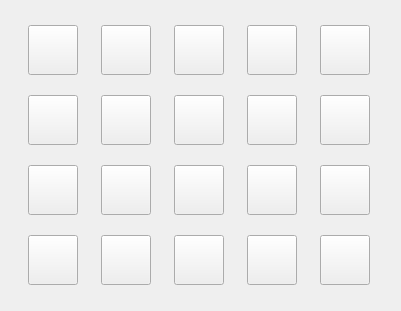
   <widget class="QWidget" name="gridLayoutWidget_2">
    <property name="geometry">
     <rect>
      <x>1250</x>
      <y>390</y>
      <width>401</width>
      <height>311</height>
     </rect>
    </property>
    <layout class="QGridLayout" name="gridLayout_2">
     <item row="0" column="2">
      <widget class="QPushButton" name="red_6">
       <property name="enabled">
        <bool>true</bool>
       </property>
       <property name="sizePolicy">
        <sizepolicy hsizetype="Fixed" vsizetype="Fixed">
         <horstretch>0</horstretch>
         <verstretch>0</verstretch>
        </sizepolicy>
       </property>
       <property name="minimumSize">
        <size>
         <width>50</width>
         <height>50</height>
        </size>
       </property>
       <property name="baseSize">
        <size>
         <width>100</width>
         <height>100</height>
        </size>
       </property>
       <property name="styleSheet">
        <string notr="true">#red_3 {
background-color: transparent;
border-image: url(:red.png);
background: none;
border: none;
background-repeat: none;
}</string>
       </property>
       <property name="text">
        <string/>
       </property>
       <property name="iconSize">
        <size>
         <width>12</width>
         <height>12</height>
        </size>
       </property>
      </widget>
     </item>
     <item row="0" column="0">
      <widget class="QPushButton" name="red_7">
       <property name="enabled">
        <bool>true</bool>
       </property>
       <property name="sizePolicy">
        <sizepolicy hsizetype="Fixed" vsizetype="Fixed">
         <horstretch>0</horstretch>
         <verstretch>0</verstretch>
        </sizepolicy>
       </property>
       <property name="minimumSize">
        <size>
         <width>50</width>
         <height>50</height>
        </size>
       </property>
       <property name="baseSize">
        <size>
         <width>100</width>
         <height>100</height>
        </size>
       </property>
       <property name="styleSheet">
        <string notr="true">#red {
background-color: transparent;
border-image: url(:red.png);
background: none;
border: none;
background-repeat: none;
}</string>
       </property>
       <property name="text">
        <string/>
       </property>
       <property name="iconSize">
        <size>
         <width>12</width>
         <height>12</height>
        </size>
       </property>
      </widget>
     </item>
     <item row="2" column="3">
      <widget class="QPushButton" name="green_6">
       <property name="enabled">
        <bool>true</bool>
       </property>
       <property name="sizePolicy">
        <sizepolicy hsizetype="Fixed" vsizetype="Fixed">
         <horstretch>0</horstretch>
         <verstretch>0</verstretch>
        </sizepolicy>
       </property>
       <property name="minimumSize">
        <size>
         <width>50</width>
         <height>50</height>
        </size>
       </property>
       <property name="baseSize">
        <size>
         <width>100</width>
         <height>100</height>
        </size>
       </property>
       <property name="styleSheet">
        <string notr="true">#green_4 {
background-color: transparent;
border-image: url(:green.png);
background: none;
border: none;
background-repeat: none;
}</string>
       </property>
       <property name="text">
        <string/>
       </property>
       <property name="iconSize">
        <size>
         <width>12</width>
         <height>12</height>
        </size>
       </property>
      </widget>
     </item>
     <item row="1" column="0">
      <widget class="QPushButton" name="orange_6">
       <property name="enabled">
        <bool>true</bool>
       </property>
       <property name="sizePolicy">
        <sizepolicy hsizetype="Fixed" vsizetype="Fixed">
         <horstretch>0</horstretch>
         <verstretch>0</verstretch>
        </sizepolicy>
       </property>
       <property name="minimumSize">
        <size>
         <width>50</width>
         <height>50</height>
        </size>
       </property>
       <property name="baseSize">
        <size>
         <width>100</width>
         <height>100</height>
        </size>
       </property>
       <property name="styleSheet">
        <string notr="true">#orange {
background-color: transparent;
border-image: url(:orange.png);
background: none;
border: none;
background-repeat: none;
}</string>
       </property>
       <property name="text">
        <string/>
       </property>
       <property name="iconSize">
        <size>
         <width>12</width>
         <height>12</height>
        </size>
       </property>
      </widget>
     </item>
     <item row="2" column="0">
      <widget class="QPushButton" name="green_7">
       <property name="enabled">
        <bool>true</bool>
       </property>
       <property name="sizePolicy">
        <sizepolicy hsizetype="Fixed" vsizetype="Fixed">
         <horstretch>0</horstretch>
         <verstretch>0</verstretch>
        </sizepolicy>
       </property>
       <property name="minimumSize">
        <size>
         <width>50</width>
         <height>50</height>
        </size>
       </property>
       <property name="baseSize">
        <size>
         <width>100</width>
         <height>100</height>
        </size>
       </property>
       <property name="styleSheet">
        <string notr="true">#green {
background-color: transparent;
border-image: url(:green.png);
background: none;
border: none;
background-repeat: none;
}</string>
       </property>
       <property name="text">
        <string/>
       </property>
       <property name="iconSize">
        <size>
         <width>12</width>
         <height>12</height>
        </size>
       </property>
      </widget>
     </item>
     <item row="1" column="1">
      <widget class="QPushButton" name="orange_7">
       <property name="enabled">
        <bool>true</bool>
       </property>
       <property name="sizePolicy">
        <sizepolicy hsizetype="Fixed" vsizetype="Fixed">
         <horstretch>0</horstretch>
         <verstretch>0</verstretch>
        </sizepolicy>
       </property>
       <property name="minimumSize">
        <size>
         <width>50</width>
         <height>50</height>
        </size>
       </property>
       <property name="baseSize">
        <size>
         <width>100</width>
         <height>100</height>
        </size>
       </property>
       <property name="styleSheet">
        <string notr="true">#orange_2 {
background-color: transparent;
border-image: url(:orange.png);
background: none;
border: none;
background-repeat: none;
}</string>
       </property>
       <property name="text">
        <string/>
       </property>
       <property name="iconSize">
        <size>
         <width>12</width>
         <height>12</height>
        </size>
       </property>
      </widget>
     </item>
     <item row="2" column="4">
      <widget class="QPushButton" name="green_8">
       <property name="enabled">
        <bool>true</bool>
       </property>
       <property name="sizePolicy">
        <sizepolicy hsizetype="Fixed" vsizetype="Fixed">
         <horstretch>0</horstretch>
         <verstretch>0</verstretch>
        </sizepolicy>
       </property>
       <property name="minimumSize">
        <size>
         <width>50</width>
         <height>50</height>
        </size>
       </property>
       <property name="baseSize">
        <size>
         <width>100</width>
         <height>100</height>
        </size>
       </property>
       <property name="styleSheet">
        <string notr="true">#green_5{
background-color: transparent;
border-image: url(:green.png);
background: none;
border: none;
background-repeat: none;
}</string>
       </property>
       <property name="text">
        <string/>
       </property>
       <property name="iconSize">
        <size>
         <width>12</width>
         <height>12</height>
        </size>
       </property>
      </widget>
     </item>
     <item row="1" column="3">
      <widget class="QPushButton" name="orange_8">
       <property name="enabled">
        <bool>true</bool>
       </property>
       <property name="sizePolicy">
        <sizepolicy hsizetype="Fixed" vsizetype="Fixed">
         <horstretch>0</horstretch>
         <verstretch>0</verstretch>
        </sizepolicy>
       </property>
       <property name="minimumSize">
        <size>
         <width>50</width>
         <height>50</height>
        </size>
       </property>
       <property name="baseSize">
        <size>
         <width>100</width>
         <height>100</height>
        </size>
       </property>
       <property name="styleSheet">
        <string notr="true">#orange_4 {
background-color: transparent;
border-image: url(:orange.png);
background: none;
border: none;
background-repeat: none;
}</string>
       </property>
       <property name="text">
        <string/>
       </property>
       <property name="iconSize">
        <size>
         <width>12</width>
         <height>12</height>
        </size>
       </property>
      </widget>
     </item>
     <item row="1" column="4">
      <widget class="QPushButton" name="orange_9">
       <property name="enabled">
        <bool>true</bool>
       </property>
       <property name="sizePolicy">
        <sizepolicy hsizetype="Fixed" vsizetype="Fixed">
         <horstretch>0</horstretch>
         <verstretch>0</verstretch>
        </sizepolicy>
       </property>
       <property name="minimumSize">
        <size>
         <width>50</width>
         <height>50</height>
        </size>
       </property>
       <property name="baseSize">
        <size>
         <width>100</width>
         <height>100</height>
        </size>
       </property>
       <property name="styleSheet">
        <string notr="true">#orange_5 {
background-color: transparent;
border-image: url(:orange.png);
background: none;
border: none;
background-repeat: none;
}</string>
       </property>
       <property name="text">
        <string/>
       </property>
       <property name="iconSize">
        <size>
         <width>12</width>
         <height>12</height>
        </size>
       </property>
      </widget>
     </item>
     <item row="0" column="1">
      <widget class="QPushButton" name="red_8">
       <property name="enabled">
        <bool>true</bool>
       </property>
       <property name="sizePolicy">
        <sizepolicy hsizetype="Fixed" vsizetype="Fixed">
         <horstretch>0</horstretch>
         <verstretch>0</verstretch>
        </sizepolicy>
       </property>
       <property name="minimumSize">
        <size>
         <width>50</width>
         <height>50</height>
        </size>
       </property>
       <property name="baseSize">
        <size>
         <width>100</width>
         <height>100</height>
        </size>
       </property>
       <property name="styleSheet">
        <string notr="true">#red_2{
background-color: transparent;
border-image: url(:red.png);
background: none;
border: none;
background-repeat: none;
}</string>
       </property>
       <property name="text">
        <string/>
       </property>
       <property name="iconSize">
        <size>
         <width>12</width>
         <height>12</height>
        </size>
       </property>
      </widget>
     </item>
     <item row="0" column="3">
      <widget class="QPushButton" name="red_9">
       <property name="enabled">
        <bool>true</bool>
       </property>
       <property name="sizePolicy">
        <sizepolicy hsizetype="Fixed" vsizetype="Fixed">
         <horstretch>0</horstretch>
         <verstretch>0</verstretch>
        </sizepolicy>
       </property>
       <property name="minimumSize">
        <size>
         <width>50</width>
         <height>50</height>
        </size>
       </property>
       <property name="baseSize">
        <size>
         <width>100</width>
         <height>100</height>
        </size>
       </property>
       <property name="styleSheet">
        <string notr="true">#red_4 {
background-color: transparent;
border-image: url(:red.png);
background: none;
border: none;
background-repeat: none;
}</string>
       </property>
       <property name="text">
        <string/>
       </property>
       <property name="iconSize">
        <size>
         <width>12</width>
         <height>12</height>
        </size>
       </property>
      </widget>
     </item>
     <item row="2" column="1">
      <widget class="QPushButton" name="green_9">
       <property name="enabled">
        <bool>true</bool>
       </property>
       <property name="sizePolicy">
        <sizepolicy hsizetype="Fixed" vsizetype="Fixed">
         <horstretch>0</horstretch>
         <verstretch>0</verstretch>
        </sizepolicy>
       </property>
       <property name="minimumSize">
        <size>
         <width>50</width>
         <height>50</height>
        </size>
       </property>
       <property name="baseSize">
        <size>
         <width>100</width>
         <height>100</height>
        </size>
       </property>
       <property name="styleSheet">
        <string notr="true">#green_2 {
background-color: transparent;
border-image: url(:green.png);
background: none;
border: none;
background-repeat: none;
}</string>
       </property>
       <property name="text">
        <string/>
       </property>
       <property name="iconSize">
        <size>
         <width>12</width>
         <height>12</height>
        </size>
       </property>
      </widget>
     </item>
     <item row="2" column="2">
      <widget class="QPushButton" name="green_10">
       <property name="enabled">
        <bool>true</bool>
       </property>
       <property name="sizePolicy">
        <sizepolicy hsizetype="Fixed" vsizetype="Fixed">
         <horstretch>0</horstretch>
         <verstretch>0</verstretch>
        </sizepolicy>
       </property>
       <property name="minimumSize">
        <size>
         <width>50</width>
         <height>50</height>
        </size>
       </property>
       <property name="baseSize">
        <size>
         <width>100</width>
         <height>100</height>
        </size>
       </property>
       <property name="styleSheet">
        <string notr="true">#green_3 {
background-color: transparent;
border-image: url(:green.png);
background: none;
border: none;
background-repeat: none;
}</string>
       </property>
       <property name="text">
        <string/>
       </property>
       <property name="iconSize">
        <size>
         <width>12</width>
         <height>12</height>
        </size>
       </property>
      </widget>
     </item>
     <item row="1" column="2">
      <widget class="QPushButton" name="orange_10">
       <property name="enabled">
        <bool>true</bool>
       </property>
       <property name="sizePolicy">
        <sizepolicy hsizetype="Fixed" vsizetype="Fixed">
         <horstretch>0</horstretch>
         <verstretch>0</verstretch>
        </sizepolicy>
       </property>
       <property name="minimumSize">
        <size>
         <width>50</width>
         <height>50</height>
        </size>
       </property>
       <property name="baseSize">
        <size>
         <width>100</width>
         <height>100</height>
        </size>
       </property>
       <property name="styleSheet">
        <string notr="true">#orange_3{
background-color: transparent;
border-image: url(:orange.png);
background: none;
border: none;
background-repeat: none;
}</string>
       </property>
       <property name="text">
        <string/>
       </property>
       <property name="iconSize">
        <size>
         <width>12</width>
         <height>12</height>
        </size>
       </property>
      </widget>
     </item>
     <item row="0" column="4">
      <widget class="QPushButton" name="red_10">
       <property name="enabled">
        <bool>true</bool>
       </property>
       <property name="sizePolicy">
        <sizepolicy hsizetype="Fixed" vsizetype="Fixed">
         <horstretch>0</horstretch>
         <verstretch>0</verstretch>
        </sizepolicy>
       </property>
       <property name="minimumSize">
        <size>
         <width>50</width>
         <height>50</height>
        </size>
       </property>
       <property name="baseSize">
        <size>
         <width>100</width>
         <height>100</height>
        </size>
       </property>
       <property name="styleSheet">
        <string notr="true">#red_5 {
background-color: transparent;
border-image: url(:red.png);
background: none;
border: none;
background-repeat: none;
}</string>
       </property>
       <property name="text">
        <string/>
       </property>
       <property name="iconSize">
        <size>
         <width>12</width>
         <height>12</height>
        </size>
       </property>
      </widget>
     </item>
     <item row="3" column="0">
      <widget class="QPushButton" name="blue_6">
       <property name="enabled">
        <bool>true</bool>
       </property>
       <property name="sizePolicy">
        <sizepolicy hsizetype="Fixed" vsizetype="Fixed">
         <horstretch>0</horstretch>
         <verstretch>0</verstretch>
        </sizepolicy>
       </property>
       <property name="minimumSize">
        <size>
         <width>50</width>
         <height>50</height>
        </size>
       </property>
       <property name="baseSize">
        <size>
         <width>100</width>
         <height>100</height>
        </size>
       </property>
       <property name="styleSheet">
        <string notr="true">#blue{
background-color: transparent;
border-image: url(:blue.png);
background: none;
border: none;
background-repeat: none;
}</string>
       </property>
       <property name="text">
        <string/>
       </property>
       <property name="iconSize">
        <size>
         <width>12</width>
         <height>12</height>
        </size>
       </property>
      </widget>
     </item>
     <item row="3" column="1">
      <widget class="QPushButton" name="blue_7">
       <property name="enabled">
        <bool>true</bool>
       </property>
       <property name="sizePolicy">
        <sizepolicy hsizetype="Fixed" vsizetype="Fixed">
         <horstretch>0</horstretch>
         <verstretch>0</verstretch>
        </sizepolicy>
       </property>
       <property name="minimumSize">
        <size>
         <width>50</width>
         <height>50</height>
        </size>
       </property>
       <property name="baseSize">
        <size>
         <width>100</width>
         <height>100</height>
        </size>
       </property>
       <property name="styleSheet">
        <string notr="true">#blue_2{
background-color: transparent;
border-image: url(:blue.png);
background: none;
border: none;
background-repeat: none;
}</string>
       </property>
       <property name="text">
        <string/>
       </property>
       <property name="iconSize">
        <size>
         <width>12</width>
         <height>12</height>
        </size>
       </property>
      </widget>
     </item>
     <item row="3" column="2">
      <widget class="QPushButton" name="blue_8">
       <property name="enabled">
        <bool>true</bool>
       </property>
       <property name="sizePolicy">
        <sizepolicy hsizetype="Fixed" vsizetype="Fixed">
         <horstretch>0</horstretch>
         <verstretch>0</verstretch>
        </sizepolicy>
       </property>
       <property name="minimumSize">
        <size>
         <width>50</width>
         <height>50</height>
        </size>
       </property>
       <property name="baseSize">
        <size>
         <width>100</width>
         <height>100</height>
        </size>
       </property>
       <property name="styleSheet">
        <string notr="true">#blue_3{
background-color: transparent;
border-image: url(:blue.png);
background: none;
border: none;
background-repeat: none;
}</string>
       </property>
       <property name="text">
        <string/>
       </property>
       <property name="iconSize">
        <size>
         <width>12</width>
         <height>12</height>
        </size>
       </property>
      </widget>
     </item>
     <item row="3" column="3">
      <widget class="QPushButton" name="blue_9">
       <property name="enabled">
        <bool>true</bool>
       </property>
       <property name="sizePolicy">
        <sizepolicy hsizetype="Fixed" vsizetype="Fixed">
         <horstretch>0</horstretch>
         <verstretch>0</verstretch>
        </sizepolicy>
       </property>
       <property name="minimumSize">
        <size>
         <width>50</width>
         <height>50</height>
        </size>
       </property>
       <property name="baseSize">
        <size>
         <width>100</width>
         <height>100</height>
        </size>
       </property>
       <property name="styleSheet">
        <string notr="true">#blue_4{
background-color: transparent;
border-image: url(:blue.png);
background: none;
border: none;
background-repeat: none;
}</string>
       </property>
       <property name="text">
        <string/>
       </property>
       <property name="iconSize">
        <size>
         <width>12</width>
         <height>12</height>
        </size>
       </property>
      </widget>
     </item>
     <item row="3" column="4">
      <widget class="QPushButton" name="blue_10">
       <property name="enabled">
        <bool>true</bool>
       </property>
       <property name="sizePolicy">
        <sizepolicy hsizetype="Fixed" vsizetype="Fixed">
         <horstretch>0</horstretch>
         <verstretch>0</verstretch>
        </sizepolicy>
       </property>
       <property name="minimumSize">
        <size>
         <width>50</width>
         <height>50</height>
        </size>
       </property>
       <property name="baseSize">
        <size>
         <width>100</width>
         <height>100</height>
        </size>
       </property>
       <property name="styleSheet">
        <string notr="true">#blue_5{
background-color: transparent;
border-image: url(:blue.png);
background: none;
border: none;
background-repeat: none;
}</string>
       </property>
       <property name="text">
        <string/>
       </property>
       <property name="iconSize">
        <size>
         <width>12</width>
         <height>12</height>
        </size>
       </property>
      </widget>
     </item>
    </layout>
   </widget>
